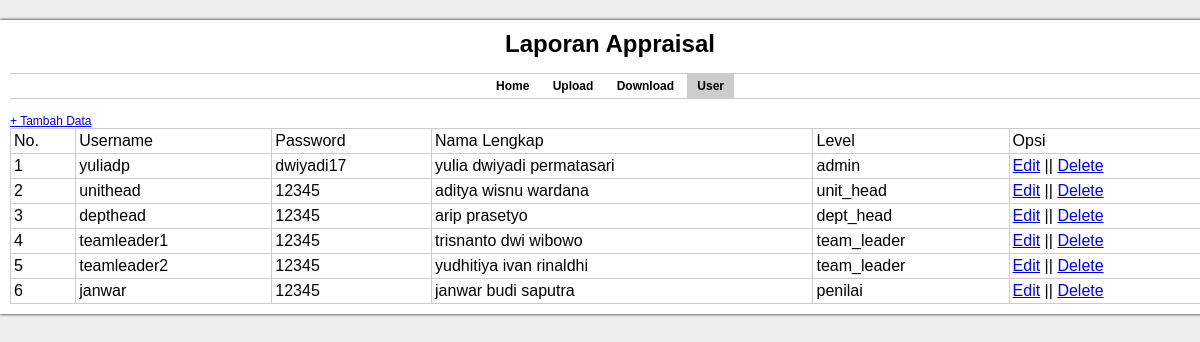
The page /admin/view.php on the database its author committed.
### tables this page shows
CREATE TABLE `user` (
  `id_user` int(5) NOT NULL,
  `username` varchar(30) NOT NULL,
  `password` varchar(30) NOT NULL,
  `nama_lengkap` varchar(30) NOT NULL,
  `level` varchar(30) NOT NULL
);

### admin/view.php (the view, shortened to what this page needs)
<html>
<head>
     <link rel="stylesheet" type="text/css" href="../style.css">
</head>
<body>
    <div id="container">
    	<div id="header">
    		<h1>Laporan Appraisal</h1>
        </div>
	 <div id="menu">
        	<a href="index.php">Home</a>
            <a href="upload.php">Upload</a>
            <a href="download.php">Download</a>
            <a href="user.php" class="active">User</a>
</div>
<a href="user.php">+ Tambah Data</a>
 <table class="table" width="100%" cellpadding="3" cellspacing="0">
	<thead>
    	<tr>
        	<td>No.</td>
        	<td>Username</td>
        	<td>Password</td>
            <td>Nama Lengkap</td>
			<td>Level</td>
        	<td>Opsi</td>
        </tr>
    </thead>
    <tbody>
    <?php
	$query = mysql_query("select * from user");
	$no = 1;
	while ($data = mysql_fetch_array($query)) {
	?>
    	<tr>
        	<td><?php echo $no; ?></td>
        	<td><?php echo $data['username']; ?></td>
        	<td><?php echo $data['password']; ?></td>
            <td><?php echo $data['nama_lengkap']; ?></td>
			<td><?php echo $data['level']; ?></td>
            <td>
            	<a href="edit.php?id=<?php echo $data['id_user']; ?>">Edit</a> ||
                <a href="delete.php?id=<?php echo $data['id_user']; ?>">Delete</a>
            </td>
        </tr>
    <?php
		$no++;
	}
	?>
    </tbody>
</table>
</body>
</html>

### style.css (style rules this page uses)
body { font-family:Tahoma, Geneva, sans-serif; font-size:12px; background-color:#eee; margin:0; padding:0; }
h1, h2, h3 { margin:0; padding:0; }
#container { width:1200px; margin:20px auto; padding:10px; background-color:#fff; box-shadow:0px 0px 3px #000; }
#header { text-align:center; }
#menu { text-align:center; margin:15px 0px; border-top:1px solid #CCC; border-bottom:1px solid #CCC; }
#menu a { display:inline-block; padding:5px 10px; text-decoration:none; color:#000; font-weight:bold; }
#menu a.active { background-color:#CCC; }
.table, th, td { border-collapse:collapse; border:1px solid #ccc; }

### rows shown on the page
user: username "yuliadp", password "dwiyadi17", nama_lengkap "yulia dwiyadi permatasari", level "admin"
user: username "unithead", password "12345", nama_lengkap "aditya wisnu wardana", level "unit_head"
user: username "depthead", password "12345", nama_lengkap "arip prasetyo", level "dept_head"
user: username "teamleader1", password "12345", nama_lengkap "trisnanto dwi wibowo", level "team_leader"
user: username "teamleader2", password "12345", nama_lengkap "yudhitiya ivan rinaldhi", level "team_leader"
user: username "janwar", password "12345", nama_lengkap "janwar budi saputra", level "penilai"
